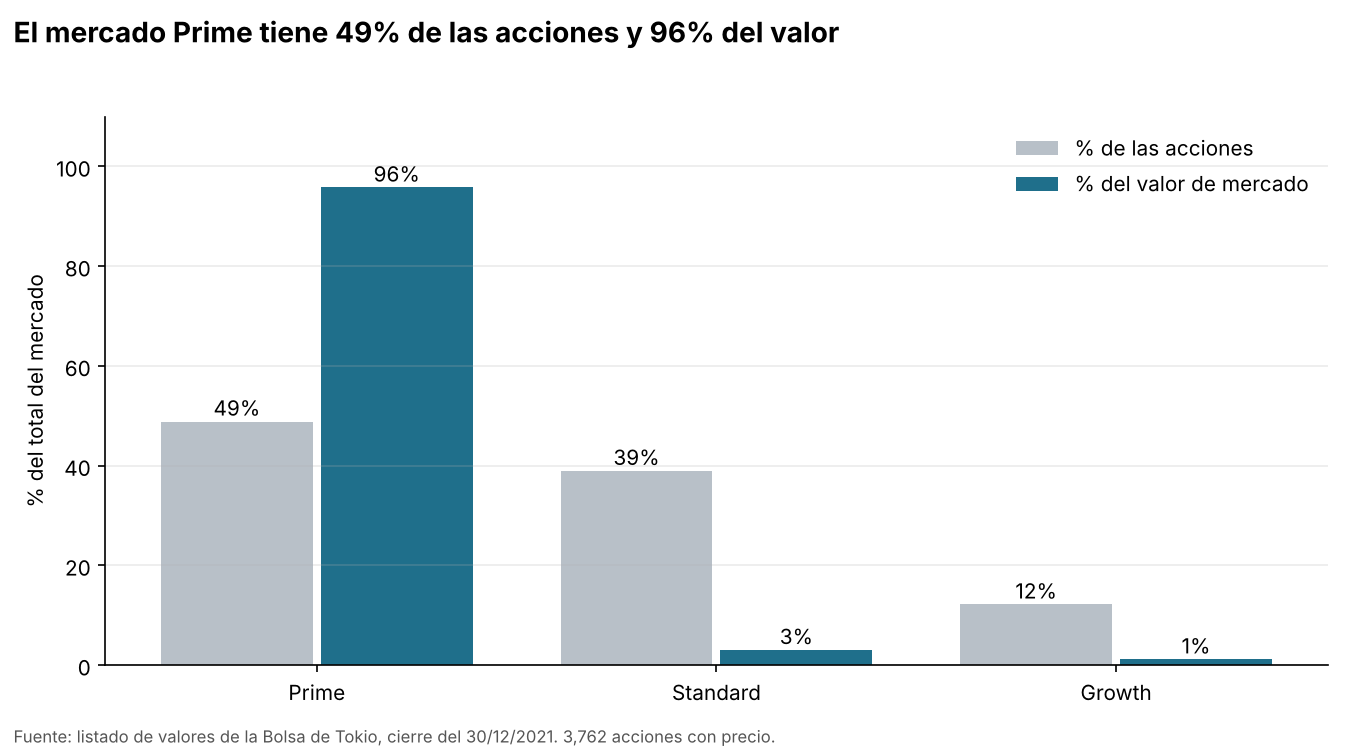

Generate this figure with Python:
"""Semana 15 - Gráfico clave del storytelling (acciones frente a valor por segmento).

Autor: Juan David Caviedes Cortes (davidcaviedes499-ship-it)

Datos: stock_list_clean.csv (semana 9), acciones con precio de cierre al 30/12/2021.
Uso:    python captura_clave.py
Genera: captura_clave.png y cifras_clave.txt
"""
from pathlib import Path

import matplotlib
matplotlib.use("Agg")
import matplotlib.pyplot as plt
import numpy as np
import pandas as pd

AQUI = Path(__file__).resolve().parent
df = pd.read_csv(AQUI / "data" / "stock_list_clean.csv")
acc = df[(df["instrument_type"] == "Equity") & df["market_cap"].notna()].copy()
acc["segmento"] = acc["new_market_segment"].str.replace(r" \(Foreign Stock\)", "", regex=True)
acc = acc[acc["segmento"].isin(["Prime Market", "Standard Market", "Growth Market"])]

n = acc.groupby("segmento").size()
cap = acc.groupby("segmento")["market_cap"].sum()
med = acc.groupby("segmento")["market_cap"].median() / 1e9
orden = ["Prime Market", "Standard Market", "Growth Market"]
pct_n, pct_cap = n[orden] / n.sum() * 100, cap[orden] / cap.sum() * 100

AZUL, GRIS = "#1f6f8b", "#b8c0c8"
fig, ax = plt.subplots(figsize=(9, 5))
x = np.arange(3)
b1 = ax.bar(x - 0.2, pct_n.values, 0.38, color=GRIS, label="% de las acciones")
b2 = ax.bar(x + 0.2, pct_cap.values, 0.38, color=AZUL, label="% del valor de mercado")
for b in list(b1) + list(b2):
    ax.text(b.get_x() + b.get_width() / 2, b.get_height() + 1.2, f"{b.get_height():.0f}%", ha="center", fontsize=10)
ax.set_xticks(x); ax.set_xticklabels(["Prime", "Standard", "Growth"])
ax.set_ylim(0, 110); ax.set_ylabel("% del total del mercado")
ax.spines[["top", "right"]].set_visible(False); ax.grid(axis="y", alpha=.25)
ax.legend(frameon=False, loc="upper right")
fig.suptitle(f"El mercado Prime tiene {pct_n['Prime Market']:.0f}% de las acciones y {pct_cap['Prime Market']:.0f}% del valor",
             x=0.01, ha="left", fontsize=13.5, fontweight="bold")
fig.text(0.01, 0.01, f"Fuente: listado de valores de la Bolsa de Tokio, cierre del 30/12/2021. {n.sum():,} acciones con precio.",
         fontsize=8, color="#555")
fig.tight_layout(rect=(0, 0.03, 1, 0.95))
fig.savefig(AQUI / "captura_clave.png", dpi=150)

lineas = [f"Acciones con precio (Prime/Standard/Growth): {n.sum():,}"]
for s in orden:
    lineas.append(f"{s}: {n[s]:,} acciones ({pct_n[s]:.1f}%) = {pct_cap[s]:.1f}% del valor; capitalización mediana ¥{med[s]:.1f} mil millones")
lineas.append(f"Mediana Prime / Standard: {med['Prime Market'] / med['Standard Market']:.1f} veces")
(AQUI / "cifras_clave.txt").write_text("\n".join(lineas) + "\n", encoding="utf-8")
print("\n".join(lineas))
